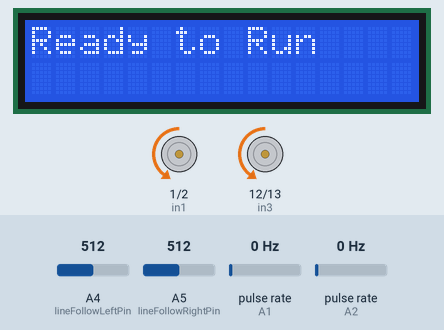
Simulated run of this sketch. Board: Arduino Uno, built with avr-gcc and run on an emulated ATmega328P. Parts: 16×2 character LCD, motor-driver pin pairs drawn as motors (green arrow = first pin HIGH = forward, orange = second pin HIGH = backward, longer = more drive, scaled by the enable pin). Wiring (inferred from the names in the program): 2 × pulse sensor: data A1 / data A2. Inputs (shaded band) come from the test bench; at power-on: A4 (lineFollowLeftPin) = 512, A5 (lineFollowRightPin) = 512, pulse rate (sensors on A1, A2) 0 Hz.

Above: at 2.2 s.
2.3 s: A4 (lineFollowLeftPin) set to 716
At 3.2 s:
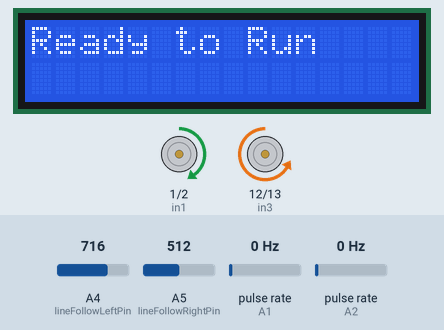
3.8 s: A5 (lineFollowRightPin) set to 587
5.3 s: A5 (lineFollowRightPin) set to 608
At 6.3 s:
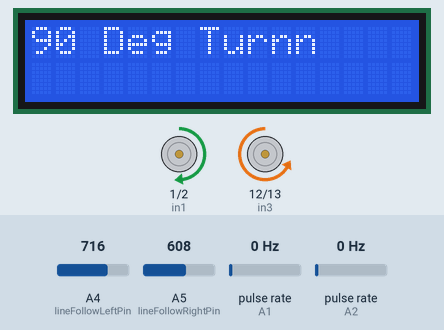
8.3 s: A4 (lineFollowLeftPin) set to 306
9.8 s: A5 (lineFollowRightPin) set to 306
At 10.1 s:
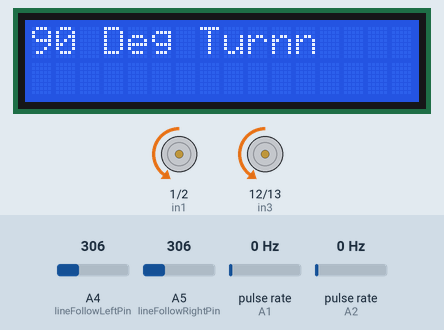
11.3 s: A5 (lineFollowRightPin) set to 190
At 12.4 s:
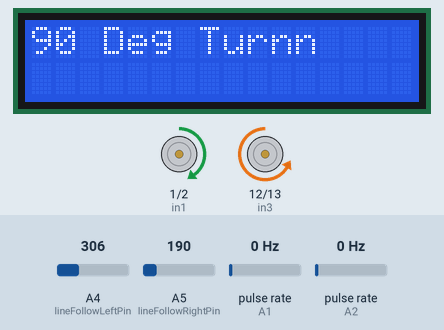
Timing chart, 0 to 13.8 s (numbered marks = the images above; inputs shaded):
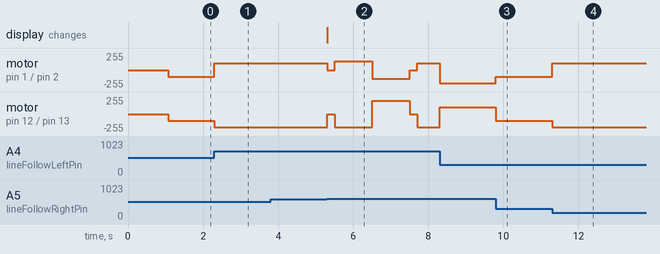

Measured:
- the behaviour switches between 600 and 601 on A5 (lineFollowRightPin) (found by bisection; images 1 and 2)
- after the input at 2.3 s, motor on pin 1 (in1) / pin 2 (in2): backward 100/255 → forward 100/255 at once; motor on pin 12 (in3) / pin 13 (in4): backward 100/255 → backward 200/255 at once
- after the input at 3.8 s, every drawn part: stays the same
- after the input at 9.8 s, motor on pin 1 (in1) / pin 2 (in2): backward 200/255 → backward 100/255 at once; motor on pin 12 (in3) / pin 13 (in4): forward 100/255 → backward 100/255 at once
- after the input at 11.3 s, motor on pin 1 (in1) / pin 2 (in2): backward 100/255 → forward 100/255 at once; motor on pin 12 (in3) / pin 13 (in4): backward 100/255 → backward 200/255 at once

The sketch:

week2code.ino
```cpp
#include <LiquidCrystal.h>

// --- Motor Pins ---
#define enA 3
#define in1 1
#define in2 2
#define enB 11
#define in3 12
#define in4 13

// --- Sensor Pins ---
const int lineFollowRightPin = A5;
const int lineFollowLeftPin = A4;
const int encoderRightPin = A1;
const int encoderLeftPin = A2;

// --- Tuning Constants ---
float Kp = 6.0;
float Ki = 0.0;
float Kd = 3.0;

// --- Speed Settings ---
#define BASE_SPEED 100
#define MAX_SPEED 200

// --- 90 Degree Turn Settings (NEW) ---
// You must tune this value! Start with 20, increase until it turns exactly 90 deg.
#define TURN_TARGET_COUNTS 25
// Threshold to decide if a sensor sees the line (Adjust based on your environment)
#define LINE_THRESHOLD 600

// --- Global Variables ---
float lastError = 0;
volatile unsigned long rightCount = 0;
volatile unsigned long leftCount = 0;
unsigned long lastMillis;
unsigned long lastTurnTime = 0; // Debounce for turns

LiquidCrystal lcd(8, 9, 4, 5, 6, 7);

// ------------------------------------------------------------------

void setup() {
    lcd.begin(16, 2);
    lcd.clear();
    lcd.print("Ready to Run");

    pinMode(enA, OUTPUT); pinMode(in1, OUTPUT); pinMode(in2, OUTPUT);
    pinMode(enB, OUTPUT); pinMode(in3, OUTPUT); pinMode(in4, OUTPUT);

    pinMode(lineFollowRightPin, INPUT);
    pinMode(lineFollowLeftPin, INPUT);
    pinMode(encoderRightPin, INPUT);
    pinMode(encoderLeftPin, INPUT);

    // Interrupts for Encoders
    PCICR |= (1 << PCIE1);
    PCMSK1 |= (1 << PCINT9) | (1 << PCINT10);

    stopMotors();
    delay(1000);
    lastMillis = millis();
}

void loop() {
    int leftVal = analogRead(lineFollowLeftPin);
    int rightVal = analogRead(lineFollowRightPin);

    // --- 1. DETECT 90 DEGREE INTERSECTION ---
    // If BOTH sensors see the line (High Value > Threshold)
    // We assume it's a T-Junction or 90-degree marker.
    // We add a timer check (lastTurnTime) so it doesn't trigger twice in a row.
    if (leftVal > LINE_THRESHOLD && rightVal > LINE_THRESHOLD && (millis() - lastTurnTime > 1000)) {

        stopMotors();
        lcd.setCursor(0,0);
        lcd.print("90 Deg Turn");

        // Example: Turn RIGHT 90 degrees.
        // Change to 'false' if you want to turn LEFT.
        turn90(true);

        lastTurnTime = millis(); // Reset timer
        lastError = 0; // Reset PID memory
        return; // Skip the rest of the loop to resume fresh
    }

    // --- 2. STANDARD PID CONTROL ---
    int error = leftVal - rightVal;

    // Centered logic (White line on Black floor logic)
    if (leftVal > LINE_THRESHOLD && rightVal > LINE_THRESHOLD && abs(error) < 100) {
        error = 0;
    }

    float P = error;
    float D = error - lastError;
    lastError = error;

    int motorCorrection = (Kp * P) + (Kd * D);

    int leftSpeed = BASE_SPEED - motorCorrection;
    int rightSpeed = BASE_SPEED + motorCorrection;

    if (leftSpeed > MAX_SPEED) leftSpeed = MAX_SPEED;
    if (rightSpeed > MAX_SPEED) rightSpeed = MAX_SPEED;
    if (leftSpeed < -100) leftSpeed = -100;
    if (rightSpeed < -100) rightSpeed = -100;

    driveMotorA(leftSpeed);
    driveMotorB(rightSpeed);
}

// --- NEW FUNCTION: Precise 90 Degree Turn ---
void turn90(bool turnRight) {
    // 1. Reset Encoders
    rightCount = 0;
    leftCount = 0;

    // 2. Start Spinning
    // A speed of 120-150 is usually good for pivoting
    int turnSpeed = 130;

    if (turnRight) {
        // Tank Turn Right: Left Forward, Right Backward
        driveMotorA(turnSpeed);
        driveMotorB(-turnSpeed);
    } else {
        // Tank Turn Left: Left Backward, Right Forward
        driveMotorA(-turnSpeed);
        driveMotorB(turnSpeed);
    }

    // 3. Wait until distance reached
    // We average the counts or just check one side.
    // Checking both ensures we have actually moved.
    while((rightCount + leftCount) / 2 < TURN_TARGET_COUNTS) {
        // Use this loop to safeguard against getting stuck
        if (millis() - lastTurnTime > 2000) break; // Timeout after 2 sec
    }

    // 4. Stop
    stopMotors();
    delay(200); // Brief pause to stabilize
}

// --- Motor & ISR Functions (Unchanged) ---
void driveMotorA(int speed) {
    if (speed >= 0) {
        analogWrite(enA, speed); digitalWrite(in1, LOW); digitalWrite(in2, HIGH);
    } else {
        analogWrite(enA, -speed); digitalWrite(in1, HIGH); digitalWrite(in2, LOW);
    }
}

void driveMotorB(int speed) {
    if (speed >= 0) {
        analogWrite(enB, speed); digitalWrite(in3, LOW); digitalWrite(in4, HIGH);
    } else {
        analogWrite(enB, -speed); digitalWrite(in3, HIGH); digitalWrite(in4, LOW);
    }
}

void stopMotors() {
    analogWrite(enA, 0); analogWrite(enB, 0);
    digitalWrite(in1, LOW); digitalWrite(in2, LOW);
    digitalWrite(in3, LOW); digitalWrite(in4, LOW);
}

ISR(PCINT1_vect) {
    uint8_t portState = PINC;
    static int lastRightState = 0;
    static int lastLeftState = 0;
    int rightState = (portState >> 1) & 1;
    int leftState = (portState >> 2) & 1;

    if (rightState != lastRightState) rightCount++;
    if (leftState != lastLeftState) leftCount++;

    lastRightState = rightState;
    lastLeftState = leftState;
}
```
